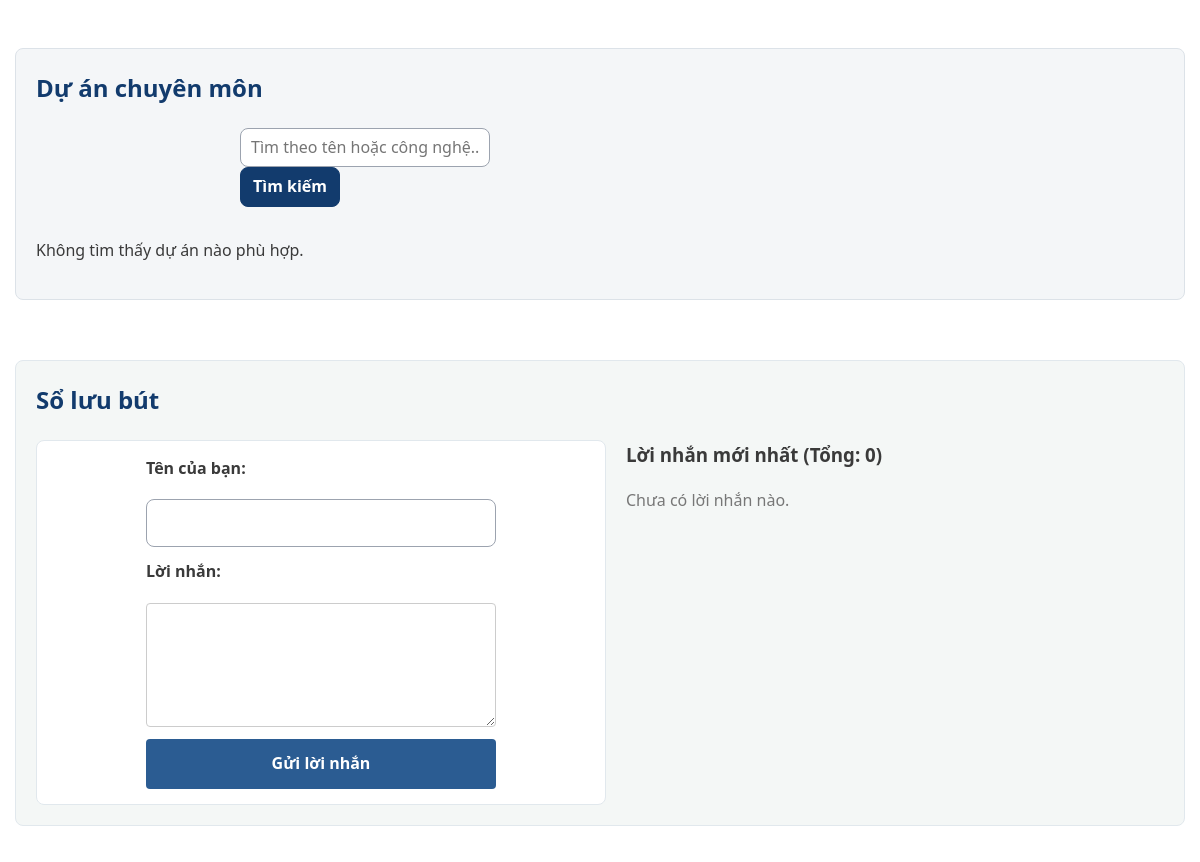
Before: /thanhvien/3120224122_sang/gioithieu.php (middle part) with the older database file.
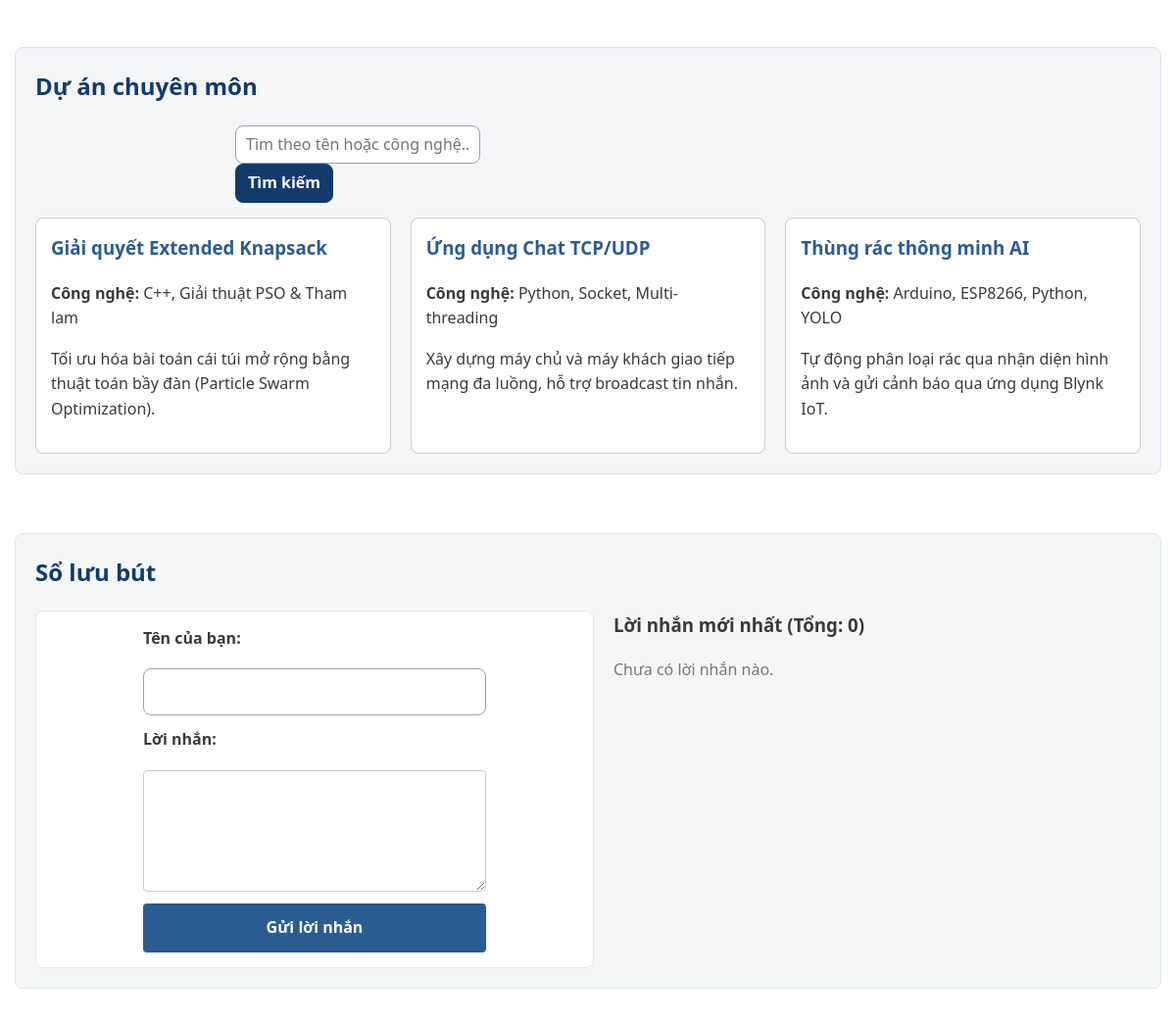
After: the same page with the newer database file.
### tables this page shows
CREATE TABLE tv_du_an (
    id            INT UNSIGNED AUTO_INCREMENT PRIMARY KEY,
    mssv          VARCHAR(15) NOT NULL,
    ten_du_an     VARCHAR(200) NOT NULL,
    cong_nghe     VARCHAR(255) NOT NULL,
    mo_ta         TEXT NOT NULL,
    ngay_tao      DATETIME NOT NULL DEFAULT CURRENT_TIMESTAMP,
    CONSTRAINT fk_tv_du_an_thanh_vien
        FOREIGN KEY (mssv) REFERENCES thanh_vien(mssv) ON DELETE CASCADE
);

### inc/ham.php (called while the page is built, shortened)
<?php
function e(string|int|float|null $giaTri): string
{
    return htmlspecialchars(
        (string) $giaTri,
        ENT_QUOTES | ENT_SUBSTITUTE,
        'UTF-8'
    );
}

### thanhvien/3120224122_sang/gioithieu.php (the view, shortened to what this page needs)
<?php
$goc = '../../';
require_once $goc . 'inc/config.php';
$mssvSang = '3120224122';
$pdo = db();
$tuKhoaDuAn = trim((string) ($_GET['q_duan'] ?? ''));
$sqlDuAn = 'SELECT ten_du_an, cong_nghe, mo_ta FROM tv_du_an WHERE mssv = ?';
$paramDuAn = [$mssvSang];
$sqlDuAn .= ' ORDER BY id DESC';
$stDuAn = $pdo->prepare($sqlDuAn);
$stDuAn->execute($paramDuAn);
$dsDuAn = $stDuAn->fetchAll();
$trangLuuBut = max(1, filter_var($_GET['trang_lb'] ?? 1, FILTER_VALIDATE_INT) ?: 1);
$soDongLB = 5;
$boQuaLB = ($trangLuuBut - 1) * $soDongLB;
$stDemLB = $pdo->prepare('SELECT COUNT(*) FROM tv_luu_but WHERE mssv = ?');
$stDemLB->execute([$mssvSang]);
$tongLuuBut = (int) $stDemLB->fetchColumn();
$stLB = $pdo->prepare(
    'SELECT id, ten_nguoi_gui, loi_nhan, thoi_gian_tao
       FROM tv_luu_but
      WHERE mssv = ?
   ORDER BY thoi_gian_tao DESC, id DESC
      LIMIT ? OFFSET ?'
);
$stLB->bindValue(1, $mssvSang, PDO::PARAM_STR);
$stLB->bindValue(2, $soDongLB, PDO::PARAM_INT);
$stLB->bindValue(3, $boQuaLB, PDO::PARAM_INT);
$stLB->execute();
$dsLuuBut = $stLB->fetchAll();
require_once $goc . 'inc/header.php';
?>
<main class="profile-container">
    <section class="tabs-section">
        <h2>Dự án chuyên môn</h2>
        <form method="GET" action="gioithieu.php" style="margin-bottom: 15px;">
            <input type="text" name="q_duan" placeholder="Tìm theo tên hoặc công nghệ..." value="<?= e($tuKhoaDuAn) ?>" style="padding: 6px 10px; width: 250px;">
            <button type="submit" style="padding: 6px 12px;">Tìm kiếm</button>
        </form>
        <div style="display: flex; gap: 20px; flex-wrap: wrap;">
            <?php if ($dsDuAn === []): ?>
                <p>Không tìm thấy dự án nào phù hợp.</p>
            <?php else: ?>
                <?php foreach ($dsDuAn as $da): ?>
                    <div style="flex: 1; min-width: 250px; border: 1px solid #ccc; padding: 15px; border-radius: 8px; background: #fff;">
                        <h3 style="color: #2b5c92; margin-top: 0;"><?= e($da['ten_du_an']) ?></h3>
                        <p><strong>Công nghệ:</strong> <?= e($da['cong_nghe']) ?></p>
                        <p><?= e($da['mo_ta']) ?></p>
                    </div>
                <?php endforeach; ?>
            <?php endif; ?>
        </div>
    </section>
    <section class="bmi-section" id="so-luu-but">
        <h2>Sổ lưu bút</h2>
        <div style="display: flex; gap: 20px; flex-wrap: wrap; margin-top: 15px;">
            <div style="flex: 1; min-width: 300px; background: #fff; padding: 15px; border-radius: 8px; border: 1px solid #e1e8ed;">
                <form method="POST" action="gioithieu.php#so-luu-but" class="bmi-form">
                    <label for="ten">Tên của bạn:</label>
                    <input type="text" id="ten" name="ten" required>
                    <label for="loi_nhan">Lời nhắn:</label>
                    <textarea id="loi_nhan" name="loi_nhan" rows="4" style="padding: 10px; border: 1px solid #ccc; border-radius: 4px;" required></textarea>
                    <button type="submit">Gửi lời nhắn</button>
                </form>
            </div>
            <div style="flex: 1; min-width: 300px;">
                <h3 style="margin-top:0;">Lời nhắn mới nhất (Tổng: <?= $tongLuuBut ?>)</h3>
                <?php if ($dsLuuBut === []): ?>
                    <p style="color: #777;">Chưa có lời nhắn nào.</p>
                <?php endif; ?>
            </div>
        </div>
    </section>
</main>
<?php require_once $goc . 'inc/footer.php'; ?>

Changed rows visible on the page:
added tv_du_an: ten_du_an "Giải quyết Extended Knapsack", cong_nghe "C++, Giải thuật PSO & Tham lam", mo_ta "Tối ưu hóa bài toán cái túi mở rộng bằng thuật toán bầy đàn (Particle Swarm Optimization)."
added tv_du_an: ten_du_an "Ứng dụng Chat TCP/UDP", cong_nghe "Python, Socket, Multi-threading", mo_ta "Xây dựng máy chủ và máy khách giao tiếp mạng đa luồng, hỗ trợ broadcast tin nhắn."
added tv_du_an: ten_du_an "Thùng rác thông minh AI", cong_nghe "Arduino, ESP8266, Python, YOLO", mo_ta "Tự động phân loại rác qua nhận diện hình ảnh và gửi cảnh báo qua ứng dụng Blynk IoT."
Other visible differences:
text no longer shown: "Không tìm thấy dự án nào phù hợp."
